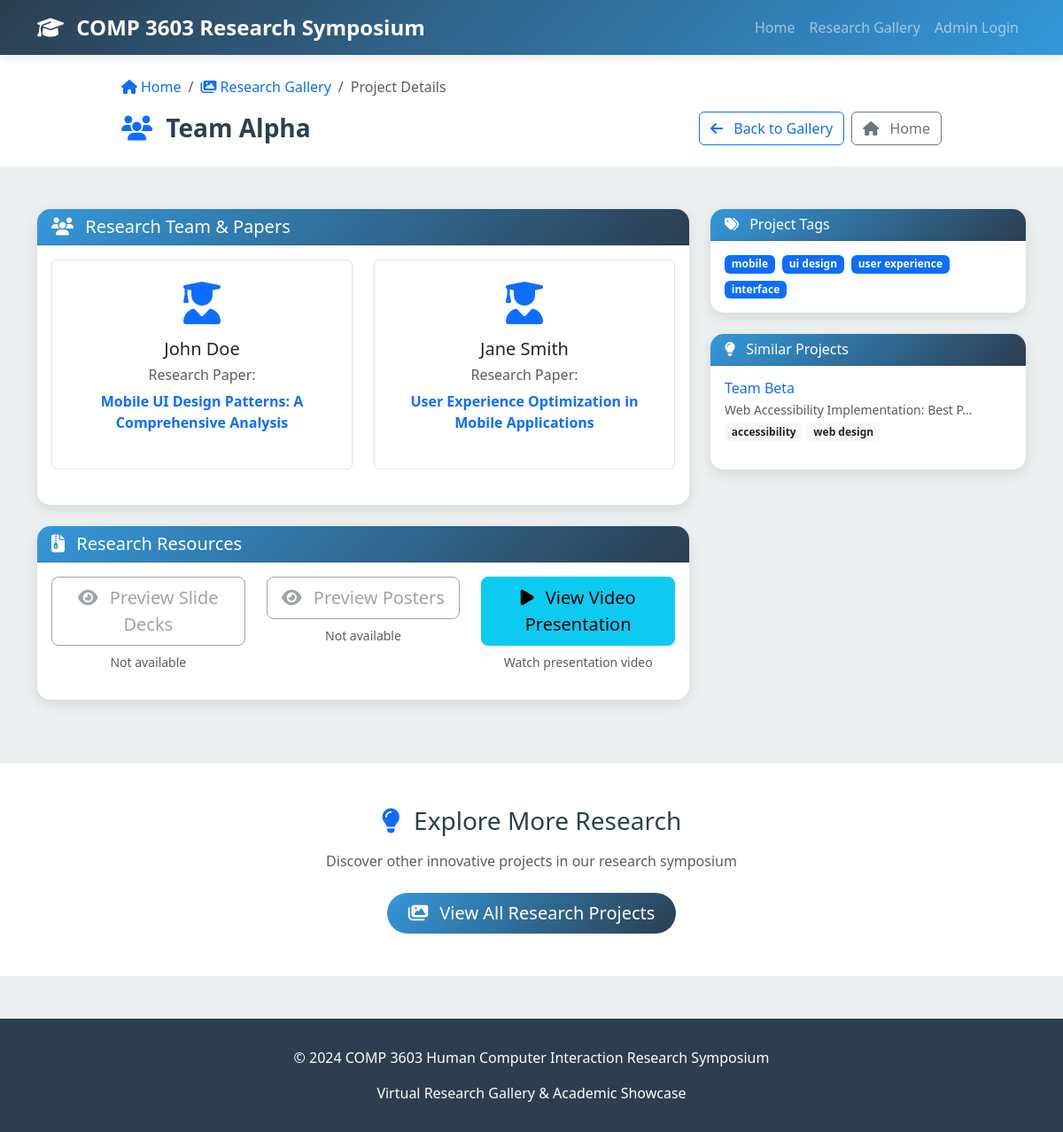
The app's page /project/1 with its own data.
### app.py (models this page shows)
class ResearchProject(db.Model):
    id = db.Column(db.Integer, primary_key=True)
    group_name = db.Column(db.String(100), nullable=False)
    member1_name = db.Column(db.String(100), nullable=False)
    member2_name = db.Column(db.String(100), nullable=False)
    paper1_title = db.Column(db.String(200), nullable=False)
    paper2_title = db.Column(db.String(200), nullable=False)
    member1_paper = db.Column(db.String(200), nullable=False)  # Which paper member1 worked on
    member2_paper = db.Column(db.String(200), nullable=False)  # Which paper member2 worked on
    presentation_video_url = db.Column(db.String(500))
    combined_slide_decks_filename = db.Column(db.String(200))  # PDF with both slide decks
    combined_posters_filename = db.Column(db.String(200))      # PDF with both posters
    tags = db.Column(db.String(500))  # Comma-separated tags
    created_at = db.Column(db.DateTime, default=datetime.utcnow)
    updated_at = db.Column(db.DateTime, default=datetime.utcnow, onupdate=datetime.utcnow)

### app.py (the view)
@app.route('/project/<int:project_id>')
def view_project(project_id):
    project = ResearchProject.query.get_or_404(project_id)
    similar_projects = []
    if project.tags:
        project_tags = [tag.strip().lower() for tag in project.tags.split(',') if tag.strip()]
        if project_tags:
            all_projects = ResearchProject.query.filter(ResearchProject.id != project_id).all()
            for other_project in all_projects:
                if other_project.tags:
                    other_tags = [tag.strip().lower() for tag in other_project.tags.split(',') if tag.strip()]
                    if any(tag in other_tags for tag in project_tags):
                        similar_projects.append(other_project)
            similar_projects = similar_projects[:3]
    return render_template('view_project.html', project=project, similar_projects=similar_projects)

### templates/view_project.html (shortened to what this page needs)
{% extends "base.html" %}
{% block content %}
<section class="py-4 bg-white">
    <div class="container">
        <div class="row">
            <div class="col-lg-10 mx-auto">
                <nav aria-label="breadcrumb">
                    <ol class="breadcrumb">
                        <li class="breadcrumb-item">
                            <a href="{{ url_for('index') }}" class="text-decoration-none">
                                <i class="fas fa-home me-1"></i>Home
                            </a>
                        </li>
                        <li class="breadcrumb-item">
                            <a href="{{ url_for('gallery') }}" class="text-decoration-none">
                                <i class="fas fa-images me-1"></i>Research Gallery
                            </a>
                        </li>
                        <li class="breadcrumb-item active" aria-current="page">Project Details</li>
                    </ol>
                </nav>
                <div class="d-flex justify-content-between align-items-center">
                    <div>
                        <h1 class="h3 fw-bold mb-0">
                            <i class="fas fa-users me-2 text-primary"></i>
                            {{ project.group_name }}
                        </h1>
                    </div>
                    <div class="d-flex gap-2">
                        <a href="{{ url_for('gallery') }}" class="btn btn-outline-primary">
                            <i class="fas fa-arrow-left me-2"></i>
                            Back to Gallery
                        </a>
                        <a href="{{ url_for('index') }}" class="btn btn-outline-secondary">
                            <i class="fas fa-home me-2"></i>
                            Home
                        </a>
                    </div>
                </div>
            </div>
        </div>
    </div>
</section>
<section class="py-5">
    <div class="container">
        <div class="row">
            <div class="col-lg-8">
                <div class="card mb-4">
                    <div class="card-header">
                        <h5 class="mb-0">
                            <i class="fas fa-users me-2"></i>
                            Research Team & Papers
                        </h5>
                    </div>
                    <div class="card-body">
                        <div class="row">
                            <div class="col-md-6 mb-4">
                                <div class="text-center p-4 border rounded">
                                    <i class="fas fa-user-graduate fa-3x text-primary mb-3"></i>
                                    <h5 class="mb-2">{{ project.member1_name }}</h5>
                                    <div class="paper-assignment">
                                        <h6 class="text-muted mb-2">Research Paper:</h6>
                                        <p class="fw-bold text-primary">{{ project.member1_paper }}</p>
                                    </div>
                                </div>
                            </div>
                            <div class="col-md-6 mb-4">
                                <div class="text-center p-4 border rounded">
                                    <i class="fas fa-user-graduate fa-3x text-primary mb-3"></i>
                                    <h5 class="mb-2">{{ project.member2_name }}</h5>
                                    <div class="paper-assignment">
                                        <h6 class="text-muted mb-2">Research Paper:</h6>
                                        <p class="fw-bold text-primary">{{ project.member2_paper }}</p>
                                    </div>
                                </div>
                            </div>
                        </div>
                    </div>
                </div>
                <div class="card mb-4">
                    <div class="card-header">
                        <h5 class="mb-0">
                            <i class="fas fa-file-archive me-2"></i>
                            Research Resources
                        </h5>
                    </div>
                    <div class="card-body">
                        <div class="row">
                            <div class="col-md-4 mb-3">
                                <div class="text-center">
                                    {% if project.combined_slide_decks_filename %}
                                    <button class="btn btn-warning btn-lg w-100" type="button"
                                            data-bs-toggle="collapse" data-bs-target="#slideDecksPreview"
                                            aria-expanded="false" aria-controls="slideDecksPreview">
                                        <i class="fas fa-eye me-2"></i>
                                        Preview Slide Decks
                                    </button>
                                    <small class="text-muted d-block mt-2">Both students' presentations</small>
                                    {% else %}
                                    <button class="btn btn-outline-secondary btn-lg w-100" disabled>
                                        <i class="fas fa-eye me-2"></i>
                                        Preview Slide Decks
                                    </button>
                                    <small class="text-muted d-block mt-2">Not available</small>
                                    {% endif %}
                                </div>
                            </div>
                            <div class="col-md-4 mb-3">
                                <div class="text-center">
                                    {% if project.combined_posters_filename %}
                                    <button class="btn btn-success btn-lg w-100" type="button"
                                            data-bs-toggle="collapse" data-bs-target="#postersPreview"
                                            aria-expanded="false" aria-controls="postersPreview">
                                        <i class="fas fa-eye me-2"></i>
                                        Preview Posters
                                    </button>
                                    <small class="text-muted d-block mt-2">Both students' posters</small>
                                    {% else %}
                                    <button class="btn btn-outline-secondary btn-lg w-100" disabled>
                                        <i class="fas fa-eye me-2"></i>
                                        Preview Posters
                                    </button>
                                    <small class="text-muted d-block mt-2">Not available</small>
                                    {% endif %}
                                </div>
                            </div>
                            <div class="col-md-4 mb-3">
                                <div class="text-center">
                                    {% if project.presentation_video_url %}
                                    <a href="{{ project.presentation_video_url }}"
                                       class="btn btn-info btn-lg w-100" target="_blank">
                                        <i class="fas fa-play me-2"></i>
                                        View Video Presentation
                                    </a>
                                    <small class="text-muted d-block mt-2">Watch presentation video</small>
                                    {% else %}
                                    <button class="btn btn-outline-secondary btn-lg w-100" disabled>
                                        <i class="fas fa-play me-2"></i>
                                        View Video Presentation
                                    </button>
                                    <small class="text-muted d-block mt-2">Not available</small>
                                    {% endif %}
                                </div>
                            </div>
                        </div>
                    </div>
                </div>
            </div>
            <div class="col-lg-4">
                {% if project.tags %}
                <div class="card mb-4">
                    <div class="card-header">
                        <h6 class="mb-0">
                            <i class="fas fa-tags me-2"></i>
                            Project Tags
                        </h6>
                    </div>
                    <div class="card-body">
                        <div class="d-flex flex-wrap gap-2">
                            {% for tag in project.tags.split(',') %}
                                {% if tag.strip() %}
                                <span class="badge bg-primary">{{ tag.strip() }}</span>
                                {% endif %}
                            {% endfor %}
                        </div>
                    </div>
                </div>
                {% endif %}
                {% if similar_projects %}
                <div class="card mb-4">
                    <div class="card-header">
                        <h6 class="mb-0">
                            <i class="fas fa-lightbulb me-2"></i>
                            Similar Projects
                        </h6>
                    </div>
                    <div class="card-body">
                        {% for similar_project in similar_projects %}
                        <div class="mb-3">
                            <a href="{{ url_for('view_project', project_id=similar_project.id) }}"
                               class="text-decoration-none">
                                <h6 class="mb-1 text-primary">{{ similar_project.group_name }}</h6>
                                <p class="mb-1 text-muted small">{{ similar_project.paper1_title[:40] }}{% if similar_project.paper1_title|length > 40 %}...{% endif %}</p>
                                {% if similar_project.tags %}
                                <div class="d-flex flex-wrap gap-1">
                                    {% for tag in similar_project.tags.split(',')[:2] %}
                                        {% if tag.strip() %}
                                        <span class="badge bg-light text-dark small">{{ tag.strip() }}</span>
                                        {% endif %}
                                    {% endfor %}
                                </div>
                                {% endif %}
                            </a>
                        </div>
                        {% endfor %}
                    </div>
                </div>
                {% endif %}
            </div>
        </div>
    </div>
</section>
<section class="py-5 bg-white">
    <div class="container">
        <div class="text-center mb-4">
            <h3 class="mb-3">
                <i class="fas fa-lightbulb me-2 text-primary"></i>
                Explore More Research
            </h3>
            <p class="text-muted">
                Discover other innovative projects in our research symposium
            </p>
        </div>
        <div class="text-center">
            <a href="{{ url_for('gallery') }}" class="btn btn-primary btn-lg">
                <i class="fas fa-images me-2"></i>
                View All Research Projects
            </a>
        </div>
    </div>
</section>
{% endblock %}

### templates/base.html (style rules this page uses)
:root { --primary-color: #2c3e50; --secondary-color: #3498db; --accent-color: #e74c3c; --light-bg: #ecf0f1; --dark-text: #2c3e50; }
body { font-family: 'Segoe UI', Tahoma, Geneva, Verdana, sans-serif; background-color: var(--light-bg); color: var(--dark-text); }
.card { border: none; border-radius: 15px; box-shadow: 0 5px 15px rgba(0,0,0,0.1); transition: transform 0.3s ease, box-shadow 0.3s ease; margin-bottom: 1.5rem; }
.card-header { background: linear-gradient(135deg, var(--secondary-color), var(--primary-color)); color: white; border-radius: 15px 15px 0 0 !important; font-weight: bold; }
.btn-primary { background: linear-gradient(135deg, var(--secondary-color), var(--primary-color)); border: none; border-radius: 25px; padding: 0.5rem 1.5rem; font-weight: 500; transition: all 0.3s ease; }

### records on screen
ResearchProject: group_name "Team Alpha", member1_name "John Doe", member1_paper "Mobile UI Design Patterns: A Comprehensive Analysis", member2_name "Jane Smith", member2_paper "User Experience Optimization in Mobile Applications"
ResearchProject: group_name "Team Beta", paper1_title "Web Accessibility Implementation: Best P", strip "accessibility" "web design"

### other values on screen
{{ tag.strip() }} "mobile" "ui design" "user experience" "interface"
